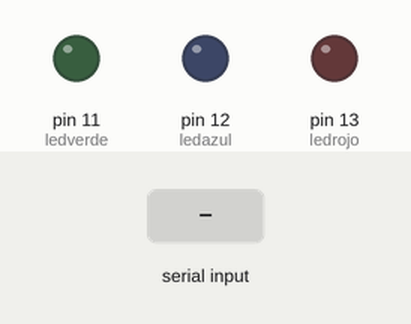
A sketch run on a simulated Arduino Uno, built with avr-gcc and run on an emulated ATmega328P. On the bench: output pins drawn as LEDs (lit = HIGH). The inputs (shaded band) are chosen by the test bench.

Above: at 1.2 s.
1.3 s: "R" received over Serial
At 1.8 s:
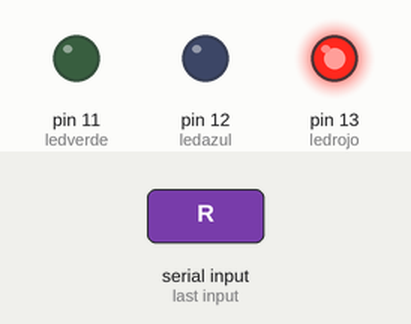
Timing chart, 0 to 4.3 s (numbered marks = the images above; inputs shaded):
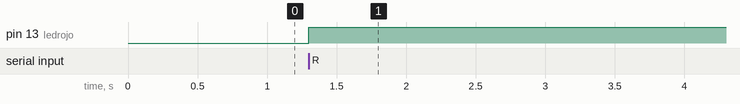

Measured:
- after the input at 1.3 s, pin 13 (ledrojo): LOW → HIGH at once

The sketch:

sketch_aug09a.ino
```cpp
// C++ code
// Declarar Variables

int ledrojo = 13;
int ledazul = 12;
int ledverde = 11;

void setup()
{
  Serial.begin(9600);
  pinMode(ledrojo, OUTPUT);
  pinMode(ledazul, OUTPUT);
  pinMode(ledverde, OUTPUT);
}

void loop()
{
  if (Serial.available () > 0) {
    char Letra = Serial.read();

    if (Letra == 'R'){
  digitalWrite(ledrojo, 255);
    }
  }

}
```
